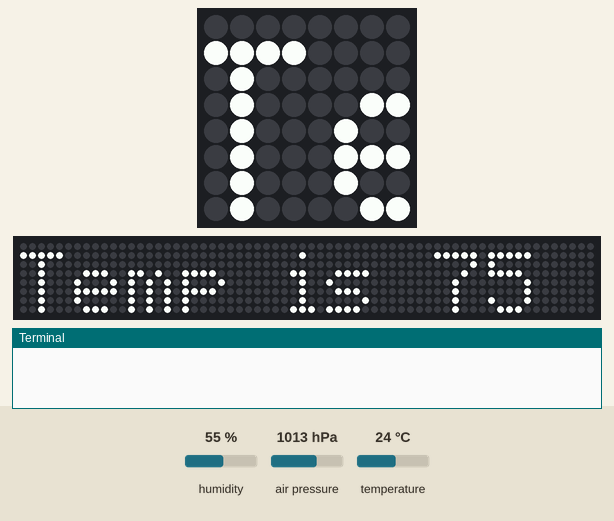
Simulated run of this program. Board: Raspberry Pi (BCM pin numbers) with a Sense HAT. Parts: the Sense HAT's 8×8 RGB LED matrix, a strip that is not on the board, showing the scrolling text unrolled, the last lines printed to the terminal. Inputs (shaded band) come from the test bench; at power-on: humidity 55 %, air pressure 1013 hPa, temperature 24 °C. Dim RGB values are drawn brighter than linear; the clock reads 2024-03-15 10:24:30 at power-on unless the program sets it; files the program writes start out absent; the 64×8 strip is a reading aid, not a part: it shows the text the matrix is scrolling, unrolled, one strip-width of it at a time.

Above: at 0.4 s.
At 5.5 s:
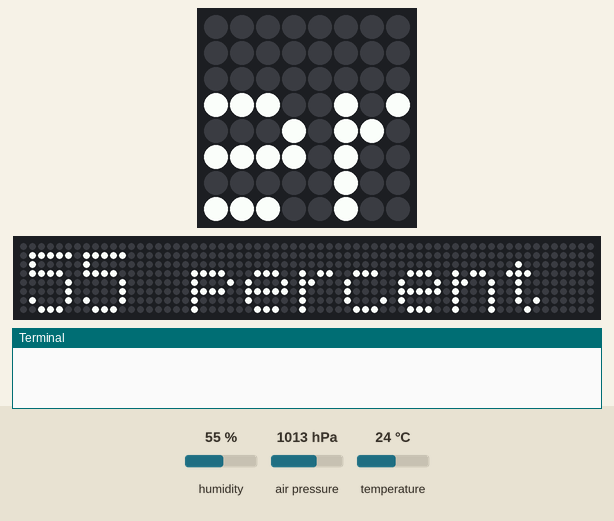
At 10.49 s:
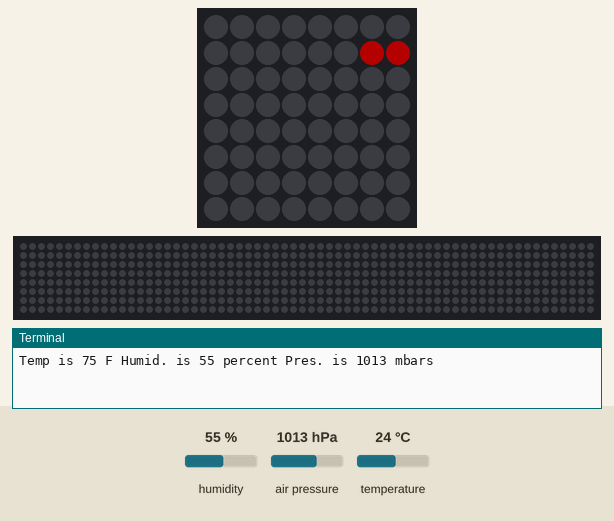
At 17.86 s:
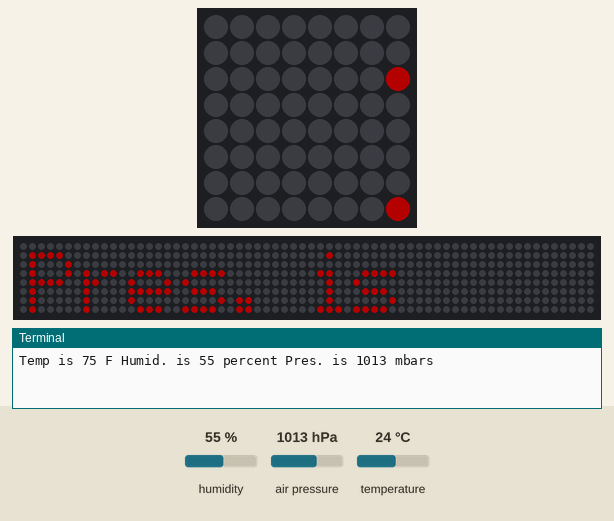
At 25.1 s:
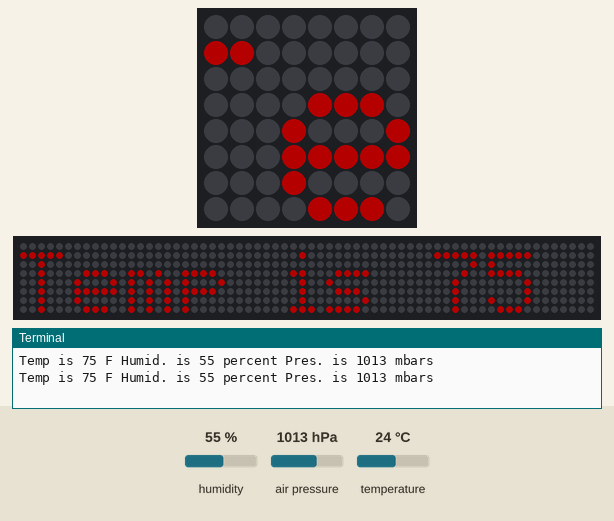
At 39.75 s:
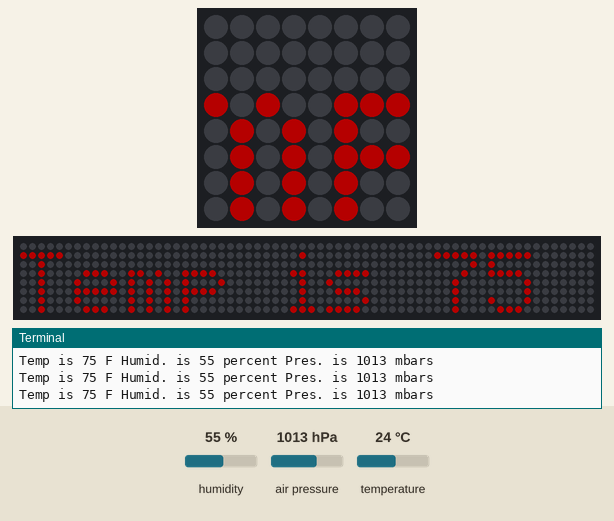

The program:

environmentals.py
```python
#Imports for sensehat, time and sleep.
from sense_hat import SenseHat
from time import sleep
from time import asctime

#Variables, note that you can remove temp, humidity or pressure and use others such as temperature from humidity.
#Recommend that you set the colors below to be different than in the loop.
#The below section can also be largely removed except for declaring sense = SenseHat().
#I'm just playing around here and learning python so please don't kill me.
#Import OS and subprocess is for eventually pushing the log output to csv and/or SQL.

sense = SenseHat()
sense.set_rotation(180) #Set what you need here.
temp = round(sense.get_temperature()*1.8 +32)
humidity = round(sense.get_humidity())
pressure = round(sense.get_pressure())
message = 'Temp is %d F Humid. is %d percent Pres. is %d mbars' %(temp,humidity,pressure)
sense.show_message(message, scroll_speed=(0.033),text_colour=[255,255,255], back_colour= [0,0,0])
sense.clear()

#Loops, add your own home directory or other directory under log = open()

while True:
    log = open("/home/pi/test.txt",'w')
    now = str(asctime())
    log.write(now + " " + message + "\n")
    temp = round(sense.get_temperature()*1.8 +32) #Modify this line to "temp = round(sense.get_temperature())" for Celcius only.
    humidity = round(sense.get_humidity())
    pressure = round(sense.get_pressure())
    print(message)
    sense.show_message(message, scroll_speed=(0.030),text_colour=[64,0,0], back_colour= [0,0,0])
    log.close()
    sleep(5)
```
